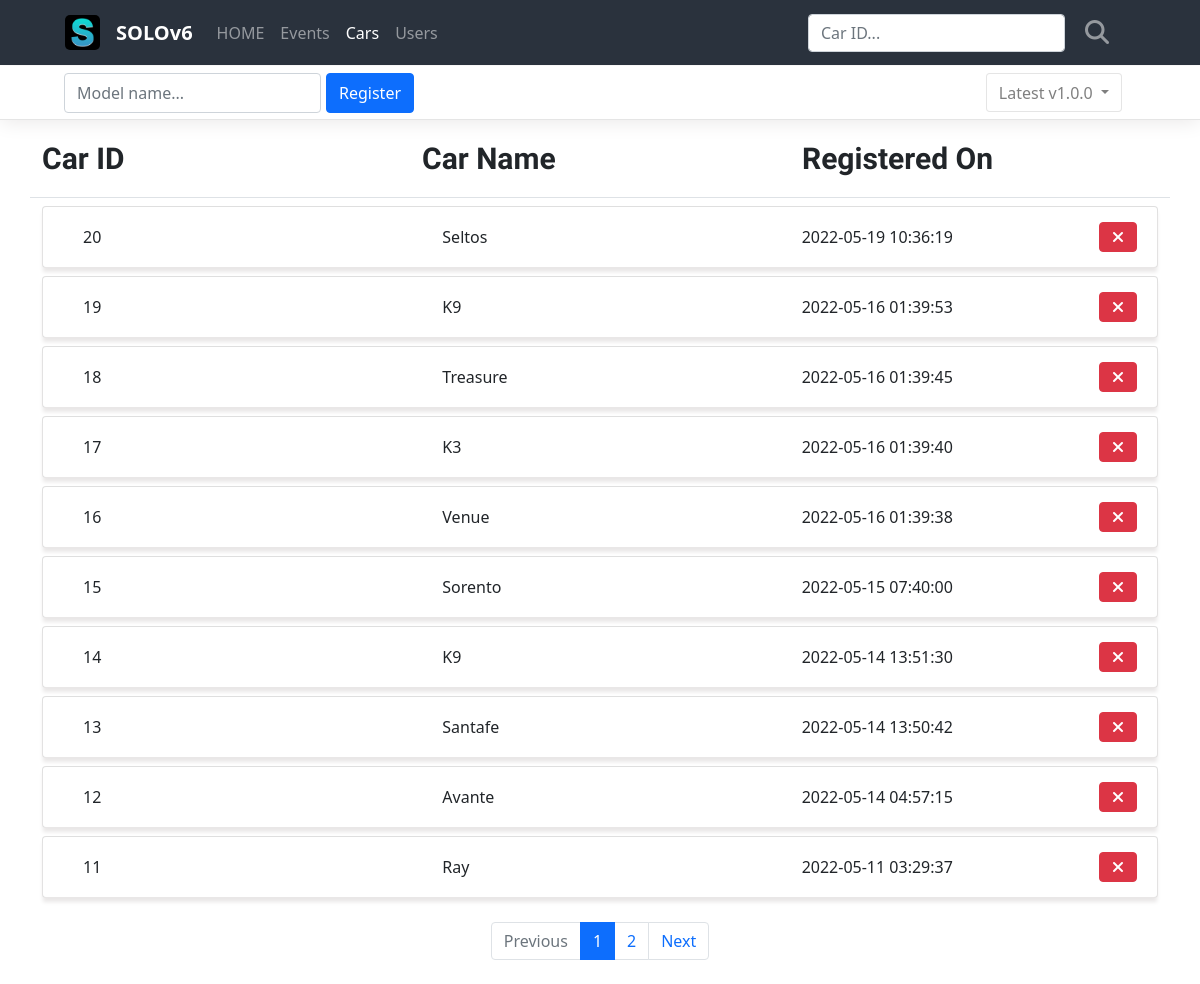
Screenshot of /cars/ with the database file from the repository.
### project/models/car.py (models this page shows, shortened)
class Car(db.Model):
    id = db.Column(db.Integer, primary_key=True)
    car_name = db.Column(db.String(10), nullable=False)
    registered_on = db.Column(db.DateTime(), default=func.now())

### project/routes/car_routes.py (the view)
@blueprint.route('/')
def cars():
    page = request.args.get('page', type=int, default=1)
    needle = request.args.get('needle', type=str, default='')
    car_list = CarModel.query.order_by(CarModel.registered_on.desc())
    if needle:
        car_list = car_list.filter(
            CarModel.id.ilike(needle)
        )
    car_list = car_list.paginate(page, per_page=10)
    return render_template('cars.html', car_list=car_list, page=page, needle=needle)

### project/templates/cars.html (shortened to what this page needs)
<link rel="stylesheet" href="../static/css/cars.css">
{% extends 'base.html' %}
{% block content %}
<nav class="navbar navbar-expand-lg navbar-dark">
    <div class="container-fluid">
        <a class="navbar-logo" href="{{ url_for('base.index') }}">
            <img class="logo" src="../static/images/favicons.ico/favicon-96x96.png" alt="Logo" height="35" width="35">
        </a>
        <a class="navbar-brand" href="{{ url_for('base.index') }}">SOLOv6</a>
        <div class="collapse navbar-collapse" id="navbarSupportedContent">
            <ul class="navbar-nav me-auto mb-2 mb-lg-0">
                <li class="nav-item">
                    <a class="nav-link active" aria-current="page" href="{{ url_for('base.index') }}">HOME</a>
                </li>
                <li class="nav-item">
                    <a class="nav-link active" href="{{ url_for('base.index') }}">Events</a>
                </li>
                <li class="nav-item">
                    <a class="nav-link active" href="{{ url_for('cars.cars') }}">Cars</a>
                </li>
                <li class="nav-item">
                    <a class="nav-link active" href="{{ url_for('users.users') }}">Users</a>
                </li>
            </ul>
            <form id="search-form" class="d-flex" action="{{ url_for('cars.cars') }}" method="get">
                <input id="needle search-needle" class="form-control me-2 search-form" type="text" name="needle" value="{{ needle or '' }}" placeholder="Car ID..." aria-label="Search">
                <button id="btn-search" class="btn search-btn" type="submit">
                    <i class="fa-solid fa-magnifying-glass fa-xl"></i>
                </button>
            </form>
        </div>
    </div>
</nav>
<div class="main">
    <div class="register-box">
        <div class="register-col">
            <form class="register-form" action="{{ url_for('cars.register') }}" method="post">
                <input class="form-control register-input" type="text" name="car_name" placeholder="Model name...">
                <button type="submit" class="btn btn-primary mb-3 register-btn">
                    Register
                </button>
            </form>
        </div>
        <div class="dropdown">
            <button class="btn btn-light dropdown-toggle" type="button" id="dropdownMenuButton1" data-bs-toggle="dropdown" aria-expanded="false">
                Latest v1.0.0
            </button>
        </div>
    </div>
    <div class="container list-box">
        <div class="row list-title-box border-bottom">
            <div class="col list-title my-3">
                Car ID
            </div>
            <div class="col list-title my-3">
                Car Name
            </div>
            <div class="col list-title my-3">
                Registered On
            </div>
        </div>
        {% if car_list %}
            {% for car in car_list.items %}
            <div class="card my-2">
                <div class="card-body">
                    <div class="row card-body-row">
                        <div class="col list-col">
                            {{ car.id }}
                        </div>
                        <div class="col list-col">
                            {{ car.car_name }}
                        </div>
                        <div class="col list-col">
                            {{ car.registered_on }}
                            <div class="cancel-box">
                                <form class="delete-form" action="{{ url_for('cars.delete') }}" method="post">
                                    <button type="submit" class="btn btn-danger mb-3 cancel-btn">
                                        <i class="fa-solid fa-xmark"></i>
                                    </button>
                                </form>
                            </div>
                        </div>
                    </div>
                </div>
            </div>
            {% endfor %}
        {% else %}
        <div class="row">
            <div class="col-12">
                <h2>❌ No Car Registered ❌</h2>
            </div>
        </div>
        {% endif %}
    </div>
</div>
<ul class="pagination my-4 justify-content-center">
    {% if car_list.has_prev %}
    <li class="page-item">
        <a class="page-link" href="?page={{ car_list.prev_num }}">Previous</a>
    </li>
    {% else %}
    <li class="page-item disabled">
        <a class="page-link" tabindex="-1" aria-disabled="true" href="javascript:void(0)">Previous</a>
    </li>
    {% endif %}
    {% for page_num in car_list.iter_pages() %}
    {% if page_num %}
    {% if page_num != car_list.page %}
    <li class="page-item">
        <a class="page-link" href="?page={{ page_num }}">{{ page_num }}</a>
    </li>
    {% else %}
    <li class="page-item active" aria-current="page">
        <a class="page-link" href="javascript:void(0)">{{ page_num }}</a>
    </li>
    {% endif %}
    {% else %}
    <li class="disabled">
        <a class="page-link" href="javascript:void(0)">...</a>
    </li>
    {% endif %}
    {% endfor %}
    {% if car_list.has_next %}
    <li class="page-item">
        <a class="page-link" href="?page={{ car_list.next_num }}">Next</a>
    </li>
    {% else %}
    <li class="page-item disabled">
        <a class="page-link" tabindex="-1" aria-disabled="true" href="javascript:void(0)">Next</a>
    </li>
    {% endif %}
</ul>
{% endblock %}

### project/static/css/cars.css (style rules this page uses)
.navbar-nav .nav-item:nth-child(3) .nav-link { opacity: 1; }
.list-title-box { font-family: 'Quicksand', sans-serif; font-weight: 700; }

### project/static/css/styles.css (style rules this page uses)
.navbar { position: fixed; top: 0; width: 100vw; height: 65px; padding-left: 53px; padding-right: 67px; z-index: 1; background-color: #2A323D; }
.navbar-brand { font-weight: 700; color: white; }
.navbar .container-fluid { height: 65px; }
.logo { border-radius: 5px; margin-right: 16px; }
.nav-link { opacity: 0.5; }
.d-flex { display: flex; align-items: center; margin: 0; }
.search-btn { color: white; opacity: 0.5; border: none; margin-left: 0; transition: color, opacity 0.2s ease-in-out; }
.main { margin-top: 66px; }
.register-box { display: flex; justify-content: space-between; align-items: center; padding-left: 64px; padding-right: 78px; width: 100vw; height: 54px; border-bottom: 1px solid rgba(0, 0, 0, 0.1); box-shadow: 0px 2px 20px rgb(234, 232, 232); }
.register-col { display: flex; align-items: center; justify-content: center; height: 54px; }
.register-form { display: flex; justify-content: center; align-items: center; height: 54px; margin: 0; }
.register-input { height: 40px; }
.register-btn { height: 40px; margin-top: 16px; margin-left: 5px; }
.dropdown-toggle { height: 39px; border: 1px solid rgba(0, 0, 0, 0.1); background-color: white; color: rgba(0, 0, 0, 0.5); }
.card { z-index: 0; }
.card-body { height: 60px; padding: 0; box-shadow: 0px 5px 4px rgb(233, 231, 231); }
.list-title { font-size: 30px; font-weight: 600; }
.list-col { display: flex; align-items: center; height: 60px; }
.list-col:nth-child(1) { margin-left: 40px; }
.list-col:nth-child(3) { display: flex; justify-content: space-between; margin-right: 20px; }
.delete-form { height: 30px; }
.cancel-box { display: flex; align-items: flex-end; }
.cancel-btn { margin-top: 8px; }

### rows the page displays
Car: id "20", car_name "Seltos", registered_on "2022-05-19 10:36:19"
Car: id "19", car_name "K9", registered_on "2022-05-16 01:39:53"
Car: id "18", car_name "Treasure", registered_on "2022-05-16 01:39:45"
Car: id "17", car_name "K3", registered_on "2022-05-16 01:39:40"
Car: id "16", car_name "Venue", registered_on "2022-05-16 01:39:38"
Car: id "15", car_name "Sorento", registered_on "2022-05-15 07:40:00"
Car: id "14", car_name "K9", registered_on "2022-05-14 13:51:30"
Car: id "13", car_name "Santafe", registered_on "2022-05-14 13:50:42"
Car: id "12", car_name "Avante", registered_on "2022-05-14 04:57:15"
Car: id "11", car_name "Ray", registered_on "2022-05-11 03:29:37"

### other values shown
{{ page_num }} "1"
{{ page_num }} "2"
